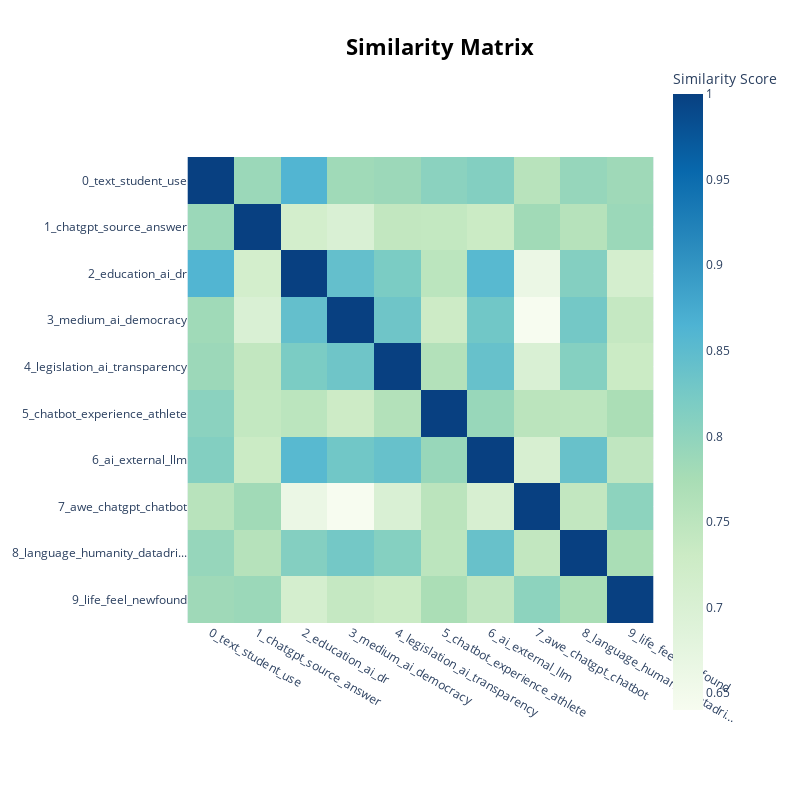

Notebook cell for this chart:
### Code cell
topic_model.visualize_heatmap()

### Figure 1 — Plotly figure (JSON) as saved in the notebook; plotly's stock layout.template omitted (floating-point values rounded to 4 significant figures)
{"data": [{"coloraxis": "coloraxis", "hovertemplate": "x: %{x}<br>y: %{y}<br>Similarity Score: %{z}<extra></extra>", "name": "0", "type": "heatmap", "x": ["0_text_student_use", "1_chatgpt_source_answer", "2_education_ai_dr", "3_medium_ai_democracy", "4_legislation_ai_transparency", "5_chatbot_experience_athlete", "6_ai_external_llm", "7_awe_chatgpt_chatbot", "8_language_humanity_datadri...", "9_life_feel_newfound"], "xaxis": "x", "y": ["0_text_student_use", "1_chatgpt_source_answer", "2_education_ai_dr", "3_medium_ai_democracy", "4_legislation_ai_transparency", "5_chatbot_experience_athlete", "6_ai_external_llm", "7_awe_chatgpt_chatbot", "8_language_humanity_datadri...", "9_life_feel_newfound"], "yaxis": "y", "z": [[1.0, 0.7879, 0.8609, 0.7831, 0.7875, 0.804, 0.812, 0.7548, 0.7926, 0.7845], [0.7879, 1.0, 0.715, 0.7002, 0.7429, 0.7409, 0.7312, 0.7821, 0.7576, 0.7878], [0.8609, 0.715, 1.0, 0.8428, 0.8196, 0.751, 0.8548, 0.6627, 0.8111, 0.7117], [0.7831, 0.7002, 0.8428, 1.0, 0.8319, 0.7286, 0.8297, 0.6402, 0.8268, 0.7386], [0.7875, 0.7429, 0.8196, 0.8319, 1, 0.7608, 0.8405, 0.7, 0.8101, 0.7308], [0.804, 0.7409, 0.751, 0.7286, 0.7608, 1.0, 0.7912, 0.7516, 0.7495, 0.7711], [0.812, 0.7312, 0.8548, 0.8297, 0.8405, 0.7912, 1, 0.7055, 0.839, 0.7452], [0.7548, 0.7821, 0.6627, 0.6402, 0.7, 0.7516, 0.7055, 1.0, 0.7428, 0.802], [0.7926, 0.7576, 0.8111, 0.8268, 0.8101, 0.7495, 0.839, 0.7428, 1, 0.7726], [0.7845, 0.7878, 0.7117, 0.7386, 0.7308, 0.7711, 0.7452, 0.802, 0.7726, 1.0]]}], "layout": {"coloraxis": {"colorbar": {"title": {"text": "Similarity Score"}}, "colorscale": [[0, "rgb(247,252,240)"], [0.125, "rgb(224,243,219)"], [0.25, "rgb(204,235,197)"], [0.375, "rgb(168,221,181)"], [0.5, "rgb(123,204,196)"], [0.625, "rgb(78,179,211)"], [0.75, "rgb(43,140,190)"], [0.875, "rgb(8,104,172)"], [1, "rgb(8,64,129)"]]}, "height": 800, "hoverlabel": {"bgcolor": "white", "font": {"family": "Rockwell", "size": 16}}, "legend": {"title": {"text": "Trend"}}, "margin": {"t": 60}, "showlegend": true, "title": {"font": {"color": "Black", "size": 22}, "text": "<b>Similarity Matrix</b>", "x": 0.55, "xanchor": "center", "y": 0.95, "yanchor": "top"}, "width": 800, "xaxis": {"anchor": "y", "constrain": "domain", "domain": [0, 1], "scaleanchor": "y"}, "yaxis": {"anchor": "x", "autorange": "reversed", "constrain": "domain", "domain": [0, 1]}}}
